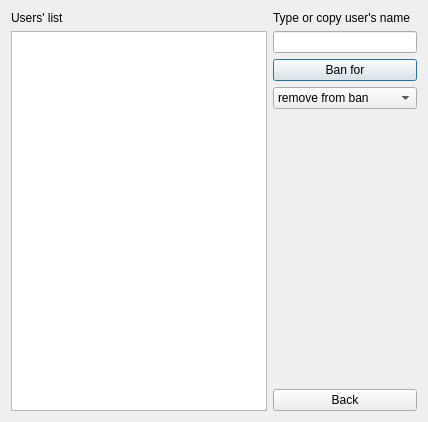
<?xml version="1.0" encoding="UTF-8"?>
<ui version="4.0">
 <class>BanWindow</class>
 <widget class="QDialog" name="BanWindow">
  <property name="geometry">
   <rect>
    <x>0</x>
    <y>0</y>
    <width>428</width>
    <height>422</height>
   </rect>
  </property>
  <property name="windowTitle">
   <string>Dialog</string>
  </property>
  <layout class="QFormLayout" name="formLayout">
   <item row="0" column="0">
    <layout class="QVBoxLayout" name="verticalLayout_2">
     <item>
      <widget class="QLabel" name="label">
       <property name="text">
        <string>Users' list</string>
       </property>
      </widget>
     </item>
     <item>
      <widget class="QTextBrowser" name="userLoginBrowser"/>
     </item>
    </layout>
   </item>
   <item row="0" column="1">
    <layout class="QVBoxLayout" name="verticalLayout">
     <item>
      <widget class="QLabel" name="label_2">
       <property name="text">
        <string>Type or copy user's name</string>
       </property>
      </widget>
     </item>
     <item>
      <widget class="QLineEdit" name="userLoginLineEdit"/>
     </item>
     <item>
      <widget class="QPushButton" name="banButton">
       <property name="text">
        <string>Ban for</string>
       </property>
      </widget>
     </item>
     <item>
      <widget class="QComboBox" name="banTimeComboBox">
       <item>
        <property name="text">
         <string>remove from ban</string>
        </property>
       </item>
       <item>
        <property name="text">
         <string>1 h</string>
        </property>
       </item>
       <item>
        <property name="text">
         <string>24 h</string>
        </property>
       </item>
       <item>
        <property name="text">
         <string>72 h</string>
        </property>
       </item>
       <item>
        <property name="text">
         <string>forever</string>
        </property>
       </item>
      </widget>
     </item>
     <item>
      <spacer name="verticalSpacer">
       <property name="orientation">
        <enum>Qt::Vertical</enum>
       </property>
       <property name="sizeHint" stdset="0">
        <size>
         <width>20</width>
         <height>40</height>
        </size>
       </property>
      </spacer>
     </item>
     <item>
      <widget class="QPushButton" name="exitButton">
       <property name="text">
        <string>Back</string>
       </property>
      </widget>
     </item>
    </layout>
   </item>
  </layout>
 </widget>
 <resources/>
 <connections/>
</ui>
